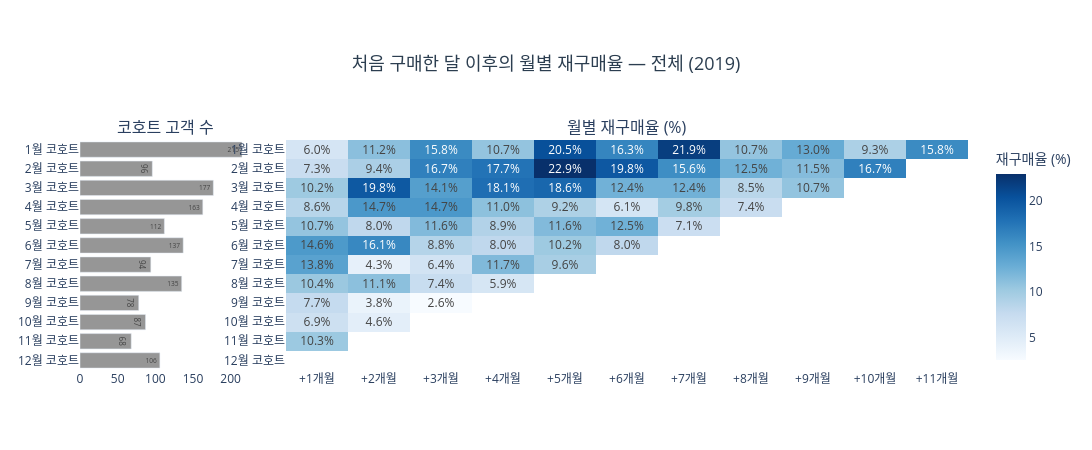

Here is the notebook cell this chart was saved with:
### Code cell
hmap=cohort_pct.drop(columns=[0])
y_labels=[f'{m}월 코호트' for m in hmap.index]
x_labels=[f'+{m}개월' for m in hmap.columns]
sizes=cohort_pivot[0].reindex(hmap.index).to_numpy()
cell_text=[[f'{v:.1f}%' if pd.notna(v) and v>0 else '' for v in row]
           for row in hmap.to_numpy()]
fig=make_subplots(rows=1,cols=2,column_widths=[0.2,0.8],
    subplot_titles=('코호트 고객 수','월별 재구매율 (%)'),
    horizontal_spacing=0.04)
fig.add_trace(go.Bar(x=sizes,y=y_labels,orientation='h',text=sizes,
    textposition='auto',marker_color='rgb(150,150,150)',showlegend=False),row=1,col=1)
fig.add_trace(go.Heatmap(z=hmap.to_numpy(),x=x_labels,y=y_labels,
    colorscale='Blues',text=cell_text,texttemplate='%{text}',
    textfont=dict(size=12),colorbar=dict(title='재구매율 (%)'),zmin=0),row=1,col=2)
fig.update_yaxes(autorange='reversed')
fig.update_layout(title=dict(text='처음 구매한 달 이후의 월별 재구매율 — 전체 (2019)',
    x=0.5,xanchor='center',font=dict(size=18,color='#2c3e50')),
    plot_bgcolor='white',width=1400,height=450,margin=dict(t=140))
fig

### Figure 1 — Plotly figure (JSON) as saved in the notebook; plotly's stock layout.template omitted (floating-point values rounded to 4 significant figures; data arrays with more than 128 entries replaced by an {"elided": "..."} marker saying what was removed)
{"data": [{"marker": {"color": "rgb(150,150,150)"}, "orientation": "h", "showlegend": false, "text": [215.0, 96.0, 177.0, 163.0, 112.0, 137.0, 94.0, 135.0, 78.0, 87.0, 68.0, 106.0], "textposition": "auto", "type": "bar", "x": [215.0, 96.0, 177.0, 163.0, 112.0, 137.0, 94.0, 135.0, 78.0, 87.0, 68.0, 106.0], "xaxis": "x", "y": ["1월 코호트", "2월 코호트", "3월 코호트", "4월 코호트", "5월 코호트", "6월 코호트", "7월 코호트", "8월 코호트", "9월 코호트", "10월 코호트", "11월 코호트", "12월 코호트"], "yaxis": "y"}, {"colorbar": {"title": {"text": "재구매율 (%)"}}, "colorscale": [[0.0, "rgb(247,251,255)"], [0.125, "rgb(222,235,247)"], [0.25, "rgb(198,219,239)"], [0.375, "rgb(158,202,225)"], [0.5, "rgb(107,174,214)"], [0.625, "rgb(66,146,198)"], [0.75, "rgb(33,113,181)"], [0.875, "rgb(8,81,156)"], [1.0, "rgb(8,48,107)"]], "text": {"elided": "12x11 str values"}, "textfont": {"size": 12}, "texttemplate": "%{text}", "type": "heatmap", "x": ["+1개월", "+2개월", "+3개월", "+4개월", "+5개월", "+6개월", "+7개월", "+8개월", "+9개월", "+10개월", "+11개월"], "xaxis": "x2", "y": ["1월 코호트", "2월 코호트", "3월 코호트", "4월 코호트", "5월 코호트", "6월 코호트", "7월 코호트", "8월 코호트", "9월 코호트", "10월 코호트", "11월 코호트", "12월 코호트"], "yaxis": "y2", "z": {"elided": "12x11 float values"}, "zmin": 0}], "layout": {"annotations": [{"font": {"size": 16}, "showarrow": false, "text": "코호트 고객 수", "x": 0.096, "xanchor": "center", "xref": "paper", "y": 1.0, "yanchor": "bottom", "yref": "paper"}, {"font": {"size": 16}, "showarrow": false, "text": "월별 재구매율 (%)", "x": 0.616, "xanchor": "center", "xref": "paper", "y": 1.0, "yanchor": "bottom", "yref": "paper"}], "height": 450, "margin": {"t": 140}, "plot_bgcolor": "white", "title": {"font": {"color": "#2c3e50", "size": 18}, "text": "처음 구매한 달 이후의 월별 재구매율 — 전체 (2019)", "x": 0.5, "xanchor": "center"}, "width": 1400, "xaxis": {"anchor": "y", "domain": [0.0, 0.192]}, "xaxis2": {"anchor": "y2", "domain": [0.232, 1.0]}, "yaxis": {"anchor": "x", "autorange": "reversed", "domain": [0.0, 1.0]}, "yaxis2": {"anchor": "x2", "autorange": "reversed", "domain": [0.0, 1.0]}}}
